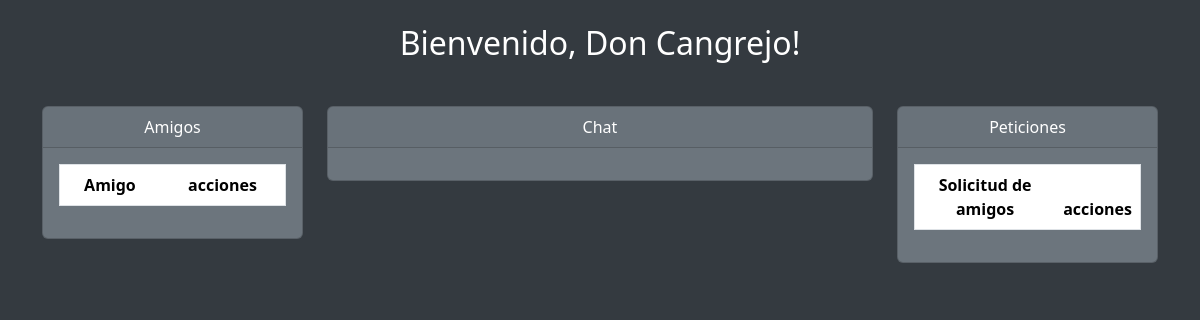
The page /perfil.php (signed in) on the database as committed earlier.
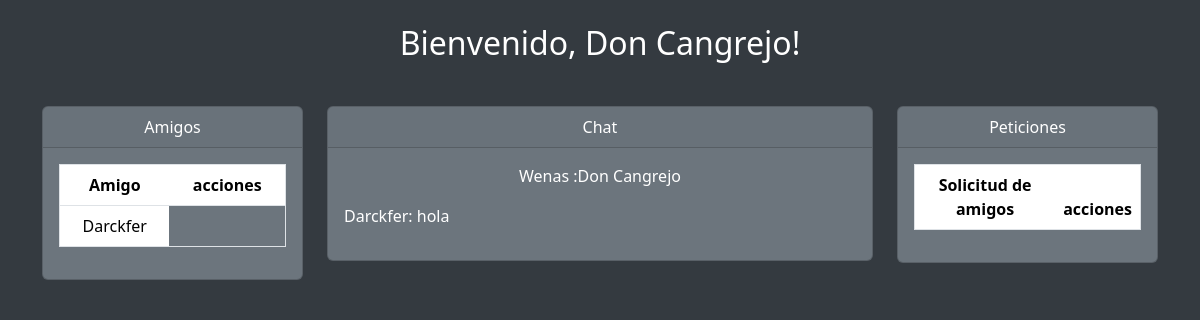
The same page on the database as committed later.
### tables this page shows
CREATE TABLE `tbl_amistad` (
    `id_amistad` INT(3) NOT NULL PRIMARY KEY AUTO_INCREMENT,
    `id_emisor` INT(3) NOT NULL,
    `id_receptor` INT(3) NOT NULL,
    `boamistad` BOOLEAN NOT NULL,
    CONSTRAINT `fk_amistad_emisor` FOREIGN KEY (`id_emisor`) REFERENCES `tbl_usuarios`(`id_usu`) ON DELETE CASCADE ON UPDATE CASCADE,
    CONSTRAINT `fk_amistad_receptor` FOREIGN KEY (`id_receptor`) REFERENCES `tbl_usuarios`(`id_usu`) ON DELETE CASCADE ON UPDATE CASCADE
);

CREATE TABLE `tbl_usuarios` (
    `id_usu` INT(3) PRIMARY KEY AUTO_INCREMENT,
    `nick_usu` VARCHAR(25) NOT NULL,
    `nom_usu` VARCHAR(50) NOT NULL,
    `email_usu` VARCHAR(100) NOT NULL,
    `pwd_usu` VARCHAR(255) NOT NULL  
);

CREATE TABLE `tbl_chat` (
    `id_chat` INT(3) NOT NULL PRIMARY KEY AUTO_INCREMENT,
    `id_emisor` INT(3) NOT NULL,
    `id_receptor` INT(3) NOT NULL,
    `mensaje_chat` VARCHAR(255) NOT NULL,
    `fecha_hora_chat` DATETIME NOT NULL,
    CONSTRAINT `fk_chat_emisor` FOREIGN KEY (`id_emisor`) REFERENCES `tbl_usuarios`(`id_usu`) ON DELETE CASCADE ON UPDATE CASCADE,
    CONSTRAINT `fk_chat_receptor` FOREIGN KEY (`id_receptor`) REFERENCES `tbl_usuarios`(`id_usu`) ON DELETE CASCADE ON UPDATE CASCADE
);

### procesos_perfil/chat.php (the view)
<?php
$id = $_SESSION['id_user'];
$sql = "SELECT a.*,
        u1.nick_usu AS emisor,
        u2.nick_usu AS receptor
        FROM tbl_chat AS a
        INNER JOIN tbl_usuarios AS u1 ON a.id_emisor = u1.id_usu
        INNER JOIN tbl_usuarios AS u2 ON a.id_receptor = u2.id_usu  AND (id_emisor = $id OR id_receptor= $id) ORDER BY id_chat DESC;";
$stmt = mysqli_prepare($con, $sql);
mysqli_stmt_execute($stmt);
$resultado = mysqli_stmt_get_result($stmt);
foreach ($resultado as $fila) {
?>
    <div>
        <?php echo $fila['id_emisor'] == $id ?
            "<p style= 'text-align:left'>" . $fila['receptor'] . ": " . $fila['mensaje_chat'] . "</p>"
            : "<p style= 'text-align:rigth'>" . $fila['mensaje_chat'] . " :" . $fila['receptor'] . "</p>"; ?>
    </div>
<?php
}

### procesos_perfil/amigos.php (shortened to what this page needs)
<?php
$id = $_SESSION['id_user'];
$sql = "SELECT a.*,
        u1.nick_usu AS emisor,
        u2.nick_usu AS receptor
        FROM tbl_amistad AS a
        INNER JOIN tbl_usuarios AS u1 ON a.id_emisor = u1.id_usu
        INNER JOIN tbl_usuarios AS u2 ON a.id_receptor = u2.id_usu AND boamistad=1  AND (id_emisor = $id OR id_receptor= $id);";
$stmt = mysqli_prepare($con, $sql);
mysqli_stmt_execute($stmt);
$resultado = mysqli_stmt_get_result($stmt);
?>
<table class="table" border="1px">
    <thead>
        <tr>
            <th scope="col">Amigo</th>
            <th scope="col">acciones</th>
        </tr>
    </thead>
    <tbody>
        <?php
        foreach ($resultado as $fila) {
        ?>
            <tr>
                <td><?php echo $fila['id_emisor'] == $id ? $fila['receptor'] : $fila['emisor']; ?></td>
            </tr>
        <?php
        }
        ?>
    </tbody>
</table>

Rows that differ between the two databases and show on the page:
added tbl_amistad: id_emisor.nick_usu "Darckfer"
added tbl_chat: mensaje_chat "Wenas", id_receptor.nick_usu "Don Cangrejo"
added tbl_chat: id_receptor.nick_usu "Darckfer", mensaje_chat "hola"
